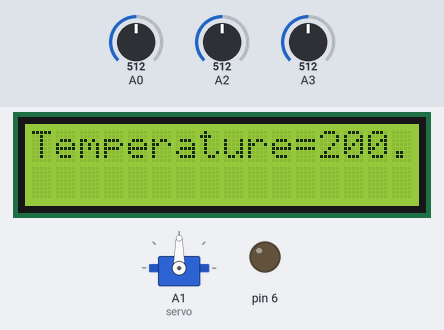
Bench run of a sketch on a simulated Arduino Uno, built with avr-gcc and run on an emulated ATmega328P. On the bench: 16×2 character LCD, servo, output pins drawn as LEDs (lit = HIGH). The test bench sets the inputs (shaded band); at power-on: A3 = 512, A0 = 512, A2 = 512. What the sketch prints to the serial monitor is not drawn.

Above: at 1.6 s.
1.7 s: A3 set to 176
11.6 s: A3 set to 148
At 17.7 s:
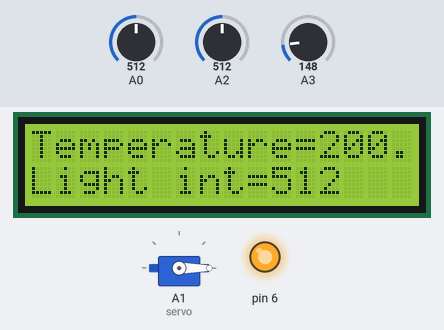
22.7 s: A0 set to 716
At 26.8 s:
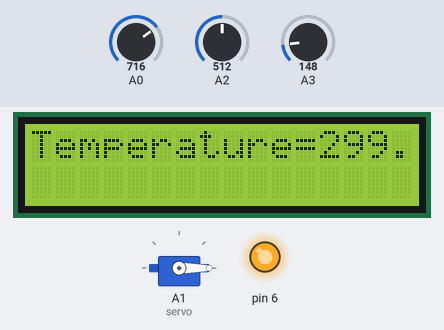
28.7 s: A2 set to 716
At 33.3 s:
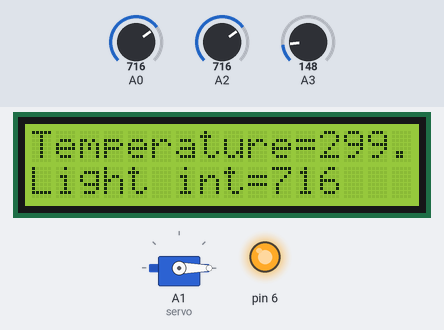
36.8 s: A0 set to 900
At 43.6 s:
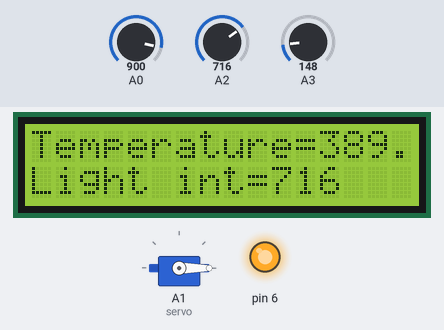
43.9 s: A2 set to 900
At 48.8 s:
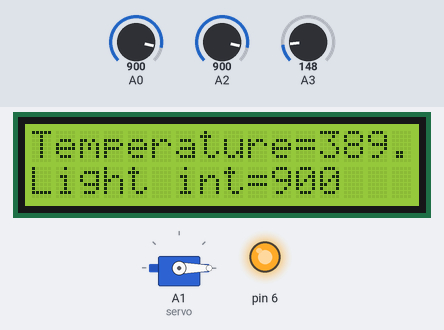
Timing chart, 0 to 50.3 s (numbered marks = the images above; inputs shaded):
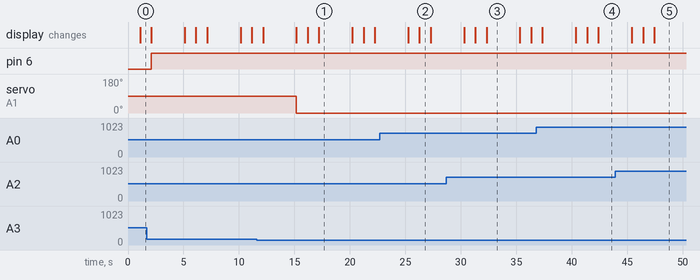

Measured:
- the behaviour switches between 164 and 163 on A3 (found by bisection; images 0 and 1)
- after the input at 11.6 s, servo on A1 (servo): 90° → 0° after 3.6 s
- what the display in image 1 shows lasts 3.0 s, from 17.2 s to 20.2 s
- what the display in image 2 shows lasts 1.0 s, from 26.3 s to 27.3 s

The sketch:

mars_rover_weather_checker1.ino
```cpp
#include <LiquidCrystal_I2C.h>
#include <Servo.h>
LiquidCrystal_I2C lcd(0x27,16,2);
Servo servo; //I'm creating a servo object.
void setup()
{
  Serial.begin(9600);
  lcd.init();
  lcd.setCursor(0,0);
  lcd.backlight();
  lcd.display();
  pinMode(A1,INPUT);
  servo.attach(A1);
  pinMode(A2,INPUT);
  pinMode(A0,INPUT);
  pinMode(A3,INPUT);
  pinMode(6,OUTPUT);
}
void loop()
{
  int temp=analogRead(A0);
  float v=temp*(5.0/1023.0);//analog V to V
  float t=(v-0.5)*100.0;//V to temp in Celsius
  Serial.print("Temperature=");
  Serial.print(t);
  Serial.println("C");
  delay(1000);
  lcd.print("Temperature=");
  lcd.println(t);
  delay(1000);
  if(t>=90)
    digitalWrite(6,HIGH);
  lcd.setCursor(0,1);
  lcd.print("Light int=");
  lcd.println(analogRead(A2));
  delay(3000);
  lcd.clear();
  int moisture = analogRead(A3);
  int moisturepercentage = map(moisture, 0, 1023, 0, 100);
  Serial.print("moisture percentage content = ");
  Serial.println(moisturepercentage);
  if(moisturepercentage>=0&&moisturepercentage<=15)
  {
    //dry
    servo.write(0);
  }
  else if(moisturepercentage>=35&&moisturepercentage<=50)
  {
    //medium
    servo.write(90);
  }
  else if(moisturepercentage>=70&&moisturepercentage<=85)
  {
    //wet
    servo.write(180);
  }
} 
```
